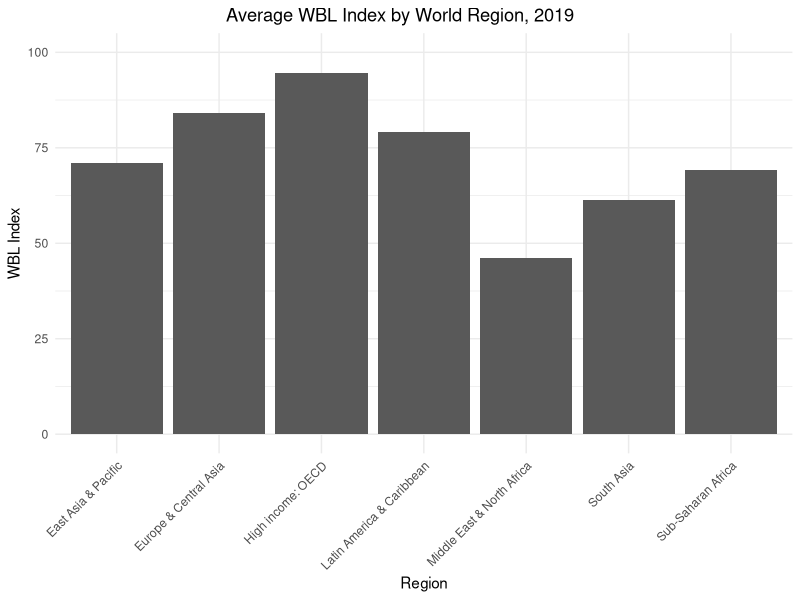

Write R code to recreate this figure. (Note: this script raises an error after producing the figure.)
#### Preamble ####
# Purpose: Rough code-sketches of replications, etc.
# Author: Luca Carnegie
# Date: February 18 2024
# Contact: luca.carnegie@mail.utoronto.ca


#### Workspace setup ####
library(tidyverse)
library(readr)

wb_data <- read_csv("outputs/data/wb_data_clean.csv")


## Replication of Figure 1A: Avg. WBL Index in 2019

region_avg_index <- wb_data |> group_by(Region) |> filter(`WBL Report Year` == 2019) |>
                    summarise(avg_index = mean(`WBL_index`, na.rm = TRUE), .groups = "drop")


# Plot in ggplot2

  ggplot(data = region_avg_index, mapping = aes(x = Region, y = avg_index)) +
  geom_col() +
  labs(title="Average WBL Index by World Region, 2019", x="Region", y="WBL Index") +
  theme_minimal() +
  ylim (NA, 100) +
  theme(plot.title.position = "plot",
        plot.title = element_text(hjust = 0.5), 
        axis.text.x = element_text (angle = 45, vjust = 1, hjust=1))
  
## Replication of Figure 1B: Indicator variables averages 2019

average_indicator <- wb_data |> 
                        rename(
                          Mobility = GR1_mobility, 
                          Workplace = GR2_workplace, 
                          Pay = GR3_pay, 
                          Marriage = GR4_marriage, 
                          Parenthood = GR5_parenthood, 
                          Entrepreneurship = GR6_entrep, 
                          Assets = GR7_assets, 
                          Pension = GR8_pension
                        ) |>
                        filter(`WBL Report Year` == 2019) |>
                        select(Mobility, 
                               Workplace, 
                               Pay, 
                               Marriage, 
                               Parenthood, 
                               Entrepreneurship, 
                               Assets, 
                               Pension
                               ) |>
                        colMeans()

setNames(cbind(rownames(average_indicator), average_indicator, row.names = NULL), 
         c("Indicator", "Average WBL Index"))

# Plot in ggplot2

ggplot(data = average_indicator, mapping = aes(x = Region, y = avg_index)) +
  geom_col() +
  labs(title="Average WBL Index by World Region, 2019", x="Region", y="WBL Index") +
  theme_minimal() +
  ylim (NA, 100) +
  theme(plot.title.position = "plot",
        plot.title = element_text(hjust = 0.5), 
        axis.text.x = element_text (angle = 45, vjust = 1, hjust=1))



  
  




